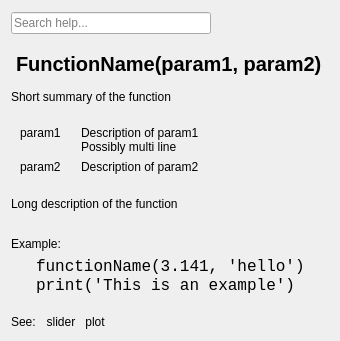
    <widget class="QWidget" name="helpContainer">
     <property name="geometry">
      <rect>
       <x>0</x>
       <y>0</y>
       <width>281</width>
       <height>341</height>
      </rect>
     </property>
     <property name="sizePolicy">
      <sizepolicy hsizetype="Expanding" vsizetype="Maximum">
       <horstretch>0</horstretch>
       <verstretch>0</verstretch>
      </sizepolicy>
     </property>
     <property name="autoFillBackground">
      <bool>false</bool>
     </property>
     <property name="styleSheet">
      <string notr="true">#helpContainer { background-color: transparent; }</string>
     </property>
     <layout class="QVBoxLayout" name="helpLayout">
      <property name="spacing">
       <number>-1</number>
      </property>
      <property name="topMargin">
       <number>12</number>
      </property>
      <property name="rightMargin">
       <number>12</number>
      </property>
      <item>
       <widget class="FindLineEdit" name="helpSearchBox">
        <property name="sizePolicy">
         <sizepolicy hsizetype="Fixed" vsizetype="Fixed">
          <horstretch>0</horstretch>
          <verstretch>0</verstretch>
         </sizepolicy>
        </property>
        <property name="minimumSize">
         <size>
          <width>200</width>
          <height>0</height>
         </size>
        </property>
        <property name="maximumSize">
         <size>
          <width>200</width>
          <height>16777215</height>
         </size>
        </property>
        <property name="styleSheet">
         <string notr="true"/>
        </property>
        <property name="text">
         <string/>
        </property>
        <property name="placeholderText">
         <string>Search help...</string>
        </property>
        <property name="clearButtonEnabled">
         <bool>true</bool>
        </property>
       </widget>
      </item>
      <item>
       <widget class="QLabel" name="helpTitle">
        <property name="sizePolicy">
         <sizepolicy hsizetype="Preferred" vsizetype="Fixed">
          <horstretch>0</horstretch>
          <verstretch>0</verstretch>
         </sizepolicy>
        </property>
        <property name="font">
         <font>
          <pointsize>15</pointsize>
          <weight>75</weight>
          <bold>true</bold>
         </font>
        </property>
        <property name="styleSheet">
         <string notr="true">margin-top: 12px;</string>
        </property>
        <property name="text">
         <string>FunctionName(param1, param2)</string>
        </property>
        <property name="alignment">
         <set>Qt::AlignLeading|Qt::AlignLeft|Qt::AlignVCenter</set>
        </property>
        <property name="wordWrap">
         <bool>false</bool>
        </property>
       </widget>
      </item>
      <item>
       <widget class="QLabel" name="helpSummary">
        <property name="text">
         <string>Short summary of the function</string>
        </property>
        <property name="wordWrap">
         <bool>true</bool>
        </property>
       </widget>
      </item>
      <item>
       <widget class="QWidget" name="helpParametersContainer" native="true">
        <layout class="QFormLayout" name="helpParametersLayout">
         <property name="sizeConstraint">
          <enum>QLayout::SetNoConstraint</enum>
         </property>
         <property name="fieldGrowthPolicy">
          <enum>QFormLayout::AllNonFixedFieldsGrow</enum>
         </property>
         <property name="labelAlignment">
          <set>Qt::AlignRight|Qt::AlignTop|Qt::AlignTrailing</set>
         </property>
         <property name="formAlignment">
          <set>Qt::AlignLeading|Qt::AlignLeft|Qt::AlignTop</set>
         </property>
         <property name="horizontalSpacing">
          <number>20</number>
         </property>
         <item row="0" column="0">
          <widget class="QLabel" name="label_7">
           <property name="sizePolicy">
            <sizepolicy hsizetype="Preferred" vsizetype="Preferred">
             <horstretch>0</horstretch>
             <verstretch>0</verstretch>
            </sizepolicy>
           </property>
           <property name="text">
            <string>param1</string>
           </property>
           <property name="alignment">
            <set>Qt::AlignLeading|Qt::AlignLeft|Qt::AlignTop</set>
           </property>
          </widget>
         </item>
         <item row="0" column="1">
          <widget class="QLabel" name="label_8">
           <property name="text">
            <string>Description of param1
Possibly multi line</string>
           </property>
           <property name="wordWrap">
            <bool>true</bool>
           </property>
          </widget>
         </item>
         <item row="1" column="0">
          <widget class="QLabel" name="label_10">
           <property name="text">
            <string>param2</string>
           </property>
           <property name="alignment">
            <set>Qt::AlignLeading|Qt::AlignLeft|Qt::AlignTop</set>
           </property>
          </widget>
         </item>
         <item row="1" column="1">
          <widget class="QLabel" name="label_11">
           <property name="text">
            <string>Description of param2</string>
           </property>
          </widget>
         </item>
        </layout>
       </widget>
      </item>
      <item>
       <widget class="QLabel" name="helpDescription">
        <property name="autoFillBackground">
         <bool>false</bool>
        </property>
        <property name="text">
         <string>Long description of the function</string>
        </property>
        <property name="textFormat">
         <enum>Qt::RichText</enum>
        </property>
        <property name="wordWrap">
         <bool>true</bool>
        </property>
       </widget>
      </item>
      <item>
       <widget class="QWidget" name="helpExampleRow" native="true">
        <layout class="QFormLayout" name="layoutforhelpexample">
         <property name="rowWrapPolicy">
          <enum>QFormLayout::WrapAllRows</enum>
         </property>
         <property name="labelAlignment">
          <set>Qt::AlignLeading|Qt::AlignLeft|Qt::AlignVCenter</set>
         </property>
         <property name="formAlignment">
          <set>Qt::AlignLeading|Qt::AlignLeft|Qt::AlignTop</set>
         </property>
         <property name="leftMargin">
          <number>0</number>
         </property>
         <property name="topMargin">
          <number>12</number>
         </property>
         <property name="rightMargin">
          <number>0</number>
         </property>
         <property name="bottomMargin">
          <number>0</number>
         </property>
         <item row="0" column="0">
          <widget class="QLabel" name="helpExampleLabel">
           <property name="minimumSize">
            <size>
             <width>0</width>
             <height>0</height>
            </size>
           </property>
           <property name="text">
            <string>Example:</string>
           </property>
          </widget>
         </item>
         <item row="0" column="1">
          <widget class="QLabel" name="helpExample">
           <property name="styleSheet">
            <string notr="true">font-family: Consolas, Monaco, Lucida Console, monospace;
font-size: 12pt;
margin-left: 20px;</string>
           </property>
           <property name="text">
            <string>functionName(3.141, 'hello')
print('This is an example')</string>
           </property>
           <property name="textFormat">
            <enum>Qt::PlainText</enum>
           </property>
           <property name="textInteractionFlags">
            <set>Qt::TextBrowserInteraction</set>
           </property>
          </widget>
         </item>
        </layout>
       </widget>
      </item>
      <item>
       <widget class="QWidget" name="helpSeeRow" native="true">
        <layout class="QFormLayout" name="formLayout_2">
         <property name="labelAlignment">
          <set>Qt::AlignLeading|Qt::AlignLeft|Qt::AlignVCenter</set>
         </property>
         <property name="formAlignment">
          <set>Qt::AlignLeading|Qt::AlignLeft|Qt::AlignTop</set>
         </property>
         <property name="leftMargin">
          <number>0</number>
         </property>
         <property name="topMargin">
          <number>12</number>
         </property>
         <property name="rightMargin">
          <number>0</number>
         </property>
         <property name="bottomMargin">
          <number>0</number>
         </property>
         <item row="0" column="0">
          <widget class="QLabel" name="helpSeeLabel">
           <property name="minimumSize">
            <size>
             <width>0</width>
             <height>0</height>
            </size>
           </property>
           <property name="text">
            <string>See:</string>
           </property>
          </widget>
         </item>
         <item row="0" column="1">
          <widget class="QWidget" name="helpSeeContainer" native="true">
           <property name="sizePolicy">
            <sizepolicy hsizetype="Maximum" vsizetype="Preferred">
             <horstretch>0</horstretch>
             <verstretch>0</verstretch>
            </sizepolicy>
           </property>
           <layout class="QHBoxLayout" name="helpSeeLayout">
            <property name="spacing">
             <number>0</number>
            </property>
            <property name="leftMargin">
             <number>0</number>
            </property>
            <property name="topMargin">
             <number>0</number>
            </property>
            <property name="rightMargin">
             <number>0</number>
            </property>
            <property name="bottomMargin">
             <number>0</number>
            </property>
            <item>
             <widget class="LinkButton" name="toolButton_3">
              <property name="sizePolicy">
               <sizepolicy hsizetype="Maximum" vsizetype="Fixed">
                <horstretch>0</horstretch>
                <verstretch>0</verstretch>
               </sizepolicy>
              </property>
              <property name="styleSheet">
               <string notr="true">margin: 0px;
padding: 0px;
border: none;
</string>
              </property>
              <property name="text">
               <string>slider</string>
              </property>
             </widget>
            </item>
            <item>
             <widget class="QToolButton" name="toolButton_2">
              <property name="styleSheet">
               <string notr="true">margin: 0px; padding: 0px; border: none;</string>
              </property>
              <property name="text">
               <string>plot</string>
              </property>
             </widget>
            </item>
           </layout>
          </widget>
         </item>
        </layout>
       </widget>
      </item>
     </layout>
    </widget>
